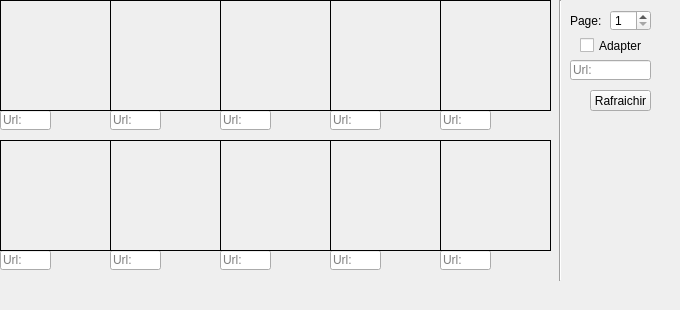
    <widget class="QWidget" name="album">
     <attribute name="icon">
      <iconset>
       <normaloff>ressources/icons/application-view-tile.ico</normaloff>ressources/icons/application-view-tile.ico</iconset>
     </attribute>
     <attribute name="title">
      <string>Album</string>
     </attribute>
     <widget class="QLabel" name="waifu008">
      <property name="geometry">
       <rect>
        <x>220</x>
        <y>140</y>
        <width>111</width>
        <height>111</height>
       </rect>
      </property>
      <property name="frameShape">
       <enum>QFrame::Box</enum>
      </property>
      <property name="text">
       <string/>
      </property>
     </widget>
     <widget class="QLabel" name="waifu003">
      <property name="geometry">
       <rect>
        <x>220</x>
        <y>0</y>
        <width>111</width>
        <height>111</height>
       </rect>
      </property>
      <property name="frameShape">
       <enum>QFrame::Box</enum>
      </property>
      <property name="text">
       <string/>
      </property>
     </widget>
     <widget class="QLabel" name="waifu007">
      <property name="geometry">
       <rect>
        <x>110</x>
        <y>140</y>
        <width>111</width>
        <height>111</height>
       </rect>
      </property>
      <property name="frameShape">
       <enum>QFrame::Box</enum>
      </property>
      <property name="text">
       <string/>
      </property>
     </widget>
     <widget class="QLabel" name="waifu001">
      <property name="geometry">
       <rect>
        <x>0</x>
        <y>0</y>
        <width>111</width>
        <height>111</height>
       </rect>
      </property>
      <property name="frameShape">
       <enum>QFrame::Box</enum>
      </property>
      <property name="text">
       <string/>
      </property>
     </widget>
     <widget class="QPushButton" name="testButton">
      <property name="geometry">
       <rect>
        <x>590</x>
        <y>90</y>
        <width>61</width>
        <height>21</height>
       </rect>
      </property>
      <property name="text">
       <string>Rafraichir</string>
      </property>
     </widget>
     <widget class="QLineEdit" name="waifu007Entry">
      <property name="geometry">
       <rect>
        <x>110</x>
        <y>250</y>
        <width>51</width>
        <height>20</height>
       </rect>
      </property>
      <property name="layoutDirection">
       <enum>Qt::RightToLeft</enum>
      </property>
      <property name="placeholderText">
       <string>Url:</string>
      </property>
     </widget>
     <widget class="QLineEdit" name="waifu002Entry">
      <property name="geometry">
       <rect>
        <x>110</x>
        <y>110</y>
        <width>51</width>
        <height>20</height>
       </rect>
      </property>
      <property name="layoutDirection">
       <enum>Qt::RightToLeft</enum>
      </property>
      <property name="placeholderText">
       <string>Url:</string>
      </property>
     </widget>
     <widget class="QLineEdit" name="waifu001Entry">
      <property name="geometry">
       <rect>
        <x>0</x>
        <y>110</y>
        <width>51</width>
        <height>20</height>
       </rect>
      </property>
      <property name="layoutDirection">
       <enum>Qt::RightToLeft</enum>
      </property>
      <property name="inputMask">
       <string/>
      </property>
      <property name="placeholderText">
       <string>Url:</string>
      </property>
     </widget>
     <widget class="QLineEdit" name="waifu008Entry">
      <property name="geometry">
       <rect>
        <x>220</x>
        <y>250</y>
        <width>51</width>
        <height>20</height>
       </rect>
      </property>
      <property name="layoutDirection">
       <enum>Qt::RightToLeft</enum>
      </property>
      <property name="placeholderText">
       <string>Url:</string>
      </property>
     </widget>
     <widget class="QLineEdit" name="waifu004Entry">
      <property name="geometry">
       <rect>
        <x>330</x>
        <y>110</y>
        <width>51</width>
        <height>20</height>
       </rect>
      </property>
      <property name="layoutDirection">
       <enum>Qt::RightToLeft</enum>
      </property>
      <property name="placeholderText">
       <string>Url:</string>
      </property>
     </widget>
     <widget class="QLineEdit" name="waifu003Entry">
      <property name="geometry">
       <rect>
        <x>220</x>
        <y>110</y>
        <width>51</width>
        <height>20</height>
       </rect>
      </property>
      <property name="layoutDirection">
       <enum>Qt::RightToLeft</enum>
      </property>
      <property name="placeholderText">
       <string>Url:</string>
      </property>
     </widget>
     <widget class="QLabel" name="waifu004">
      <property name="geometry">
       <rect>
        <x>330</x>
        <y>0</y>
        <width>111</width>
        <height>111</height>
       </rect>
      </property>
      <property name="frameShape">
       <enum>QFrame::Box</enum>
      </property>
      <property name="text">
       <string/>
      </property>
     </widget>
     <widget class="QLabel" name="waifu002">
      <property name="geometry">
       <rect>
        <x>110</x>
        <y>0</y>
        <width>111</width>
        <height>111</height>
       </rect>
      </property>
      <property name="frameShape">
       <enum>QFrame::Box</enum>
      </property>
      <property name="text">
       <string/>
      </property>
     </widget>
     <widget class="QLabel" name="waifu006">
      <property name="geometry">
       <rect>
        <x>0</x>
        <y>140</y>
        <width>111</width>
        <height>111</height>
       </rect>
      </property>
      <property name="frameShape">
       <enum>QFrame::Box</enum>
      </property>
      <property name="text">
       <string/>
      </property>
     </widget>
     <widget class="QLineEdit" name="waifu006Entry">
      <property name="geometry">
       <rect>
        <x>0</x>
        <y>250</y>
        <width>51</width>
        <height>20</height>
       </rect>
      </property>
      <property name="layoutDirection">
       <enum>Qt::RightToLeft</enum>
      </property>
      <property name="placeholderText">
       <string>Url:</string>
      </property>
     </widget>
     <widget class="QLineEdit" name="waifu005Entry">
      <property name="geometry">
       <rect>
        <x>440</x>
        <y>110</y>
        <width>51</width>
        <height>20</height>
       </rect>
      </property>
      <property name="layoutDirection">
       <enum>Qt::RightToLeft</enum>
      </property>
      <property name="placeholderText">
       <string>Url:</string>
      </property>
     </widget>
     <widget class="QLabel" name="waifu005">
      <property name="geometry">
       <rect>
        <x>440</x>
        <y>0</y>
        <width>111</width>
        <height>111</height>
       </rect>
      </property>
      <property name="frameShape">
       <enum>QFrame::Box</enum>
      </property>
      <property name="text">
       <string/>
      </property>
     </widget>
     <widget class="QLineEdit" name="waifu010Entry">
      <property name="geometry">
       <rect>
        <x>440</x>
        <y>250</y>
        <width>51</width>
        <height>20</height>
       </rect>
      </property>
      <property name="layoutDirection">
       <enum>Qt::RightToLeft</enum>
      </property>
      <property name="placeholderText">
       <string>Url:</string>
      </property>
     </widget>
     <widget class="QLineEdit" name="waifu009Entry">
      <property name="geometry">
       <rect>
        <x>330</x>
        <y>250</y>
        <width>51</width>
        <height>20</height>
       </rect>
      </property>
      <property name="layoutDirection">
       <enum>Qt::RightToLeft</enum>
      </property>
      <property name="placeholderText">
       <string>Url:</string>
      </property>
     </widget>
     <widget class="QLabel" name="waifu010">
      <property name="geometry">
       <rect>
        <x>440</x>
        <y>140</y>
        <width>111</width>
        <height>111</height>
       </rect>
      </property>
      <property name="frameShape">
       <enum>QFrame::Box</enum>
      </property>
      <property name="text">
       <string/>
      </property>
     </widget>
     <widget class="QLabel" name="waifu009">
      <property name="geometry">
       <rect>
        <x>330</x>
        <y>140</y>
        <width>111</width>
        <height>111</height>
       </rect>
      </property>
      <property name="frameShape">
       <enum>QFrame::Box</enum>
      </property>
      <property name="text">
       <string/>
      </property>
     </widget>
     <widget class="QCheckBox" name="deformerCheckBox">
      <property name="geometry">
       <rect>
        <x>580</x>
        <y>30</y>
        <width>91</width>
        <height>31</height>
       </rect>
      </property>
      <property name="text">
       <string>Adapter </string>
      </property>
     </widget>
     <widget class="QLabel" name="waifuWallpaper">
      <property name="geometry">
       <rect>
        <x>0</x>
        <y>-20</y>
        <width>651</width>
        <height>301</height>
       </rect>
      </property>
      <property name="frameShape">
       <enum>QFrame::NoFrame</enum>
      </property>
      <property name="text">
       <string/>
      </property>
     </widget>
     <widget class="QLineEdit" name="waifuWallpaperEntry">
      <property name="geometry">
       <rect>
        <x>570</x>
        <y>60</y>
        <width>81</width>
        <height>20</height>
       </rect>
      </property>
      <property name="layoutDirection">
       <enum>Qt::RightToLeft</enum>
      </property>
      <property name="placeholderText">
       <string>Url:</string>
      </property>
     </widget>
     <widget class="Line" name="line">
      <property name="geometry">
       <rect>
        <x>550</x>
        <y>0</y>
        <width>20</width>
        <height>281</height>
       </rect>
      </property>
      <property name="orientation">
       <enum>Qt::Vertical</enum>
      </property>
     </widget>
     <widget class="QSpinBox" name="spinboxPageId">
      <property name="geometry">
       <rect>
        <x>610</x>
        <y>10</y>
        <width>41</width>
        <height>21</height>
       </rect>
      </property>
      <property name="minimum">
       <number>1</number>
      </property>
      <property name="maximum">
       <number>5</number>
      </property>
      <property name="value">
       <number>1</number>
      </property>
     </widget>
     <widget class="QLabel" name="label_14">
      <property name="geometry">
       <rect>
        <x>570</x>
        <y>10</y>
        <width>51</width>
        <height>21</height>
       </rect>
      </property>
      <property name="text">
       <string>Page:</string>
      </property>
     </widget>
     <zorder>waifuWallpaper</zorder>
     <zorder>testButton</zorder>
     <zorder>waifu007Entry</zorder>
     <zorder>waifu002Entry</zorder>
     <zorder>waifu001Entry</zorder>
     <zorder>waifu008Entry</zorder>
     <zorder>waifu004Entry</zorder>
     <zorder>waifu003Entry</zorder>
     <zorder>waifu006Entry</zorder>
     <zorder>waifu005Entry</zorder>
     <zorder>waifu010Entry</zorder>
     <zorder>waifu009Entry</zorder>
     <zorder>waifu007</zorder>
     <zorder>waifu006</zorder>
     <zorder>waifu001</zorder>
     <zorder>waifu002</zorder>
     <zorder>waifu003</zorder>
     <zorder>waifu004</zorder>
     <zorder>waifu005</zorder>
     <zorder>waifu010</zorder>
     <zorder>waifu009</zorder>
     <zorder>waifu008</zorder>
     <zorder>deformerCheckBox</zorder>
     <zorder>waifuWallpaperEntry</zorder>
     <zorder>line</zorder>
     <zorder>spinboxPageId</zorder>
     <zorder>label_14</zorder>
    </widget>
